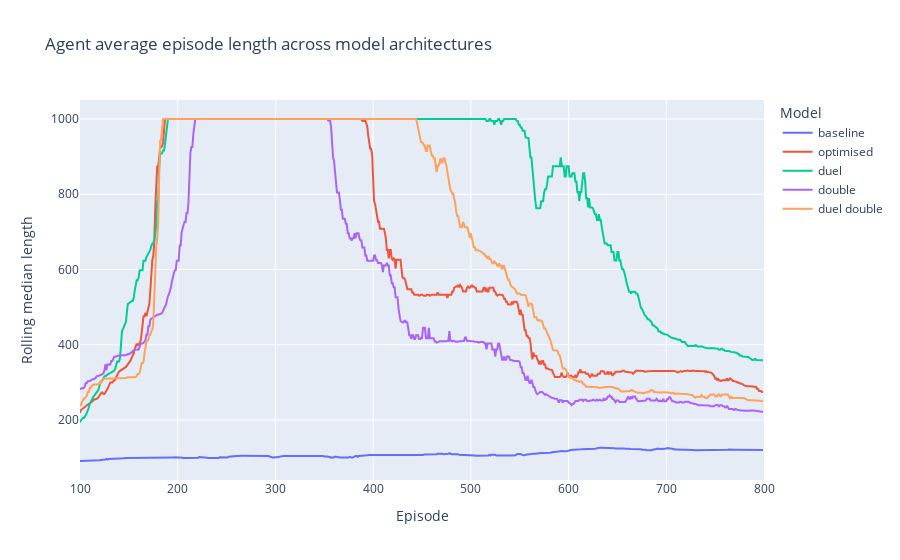

Source (notebook cell):
### Code cell
fig = go.Figure()

fig.add_trace(go.Scatter(
    x=train_df.episode,
    y=train_df.base_length.rolling(100).median(),
    name="baseline"
))

fig.add_trace(go.Scatter(
    x=train_df.episode,
    y=train_df.opt_length.rolling(100).median(),
    name="optimised"
))
fig.add_trace(go.Scatter(
    x=train_df.episode,
    y=train_df.duel_length.rolling(100).median(),
    name="duel"
))

fig.add_trace(go.Scatter(
    x=train_df.episode,
    y=train_df.double_length.rolling(100).median(),
    name="double"
))

fig.add_trace(go.Scatter(
    x=train_df.episode,
    y=train_df.duel_double_length.rolling(100).median(),
    name="duel double"
))


fig.update_layout(
    title="Agent average episode length across model architectures",
    xaxis_title="Episode",
    xaxis_range = [100,800],
    yaxis_title="Rolling median length",
    legend_title="Model")

#save image
fig.show()

### Figure 1 — Plotly figure (JSON) as saved in the notebook; plotly's stock layout.template omitted (floating-point values rounded to 4 significant figures; data arrays with more than 128 entries replaced by an {"elided": "..."} marker saying what was removed)
{"data": [{"name": "baseline", "type": "scatter", "x": {"elided": "800 int values"}, "y": {"elided": "800 float values"}}, {"name": "optimised", "type": "scatter", "x": {"elided": "800 int values"}, "y": {"elided": "800 float values"}}, {"name": "duel", "type": "scatter", "x": {"elided": "800 int values"}, "y": {"elided": "800 float values"}}, {"name": "double", "type": "scatter", "x": {"elided": "800 int values"}, "y": {"elided": "800 float values"}}, {"name": "duel double", "type": "scatter", "x": {"elided": "800 int values"}, "y": {"elided": "800 float values"}}], "layout": {"legend": {"title": {"text": "Model"}}, "title": {"text": "Agent average episode length across model architectures"}, "xaxis": {"range": [100, 800], "title": {"text": "Episode"}}, "yaxis": {"title": {"text": "Rolling median length"}}}}
